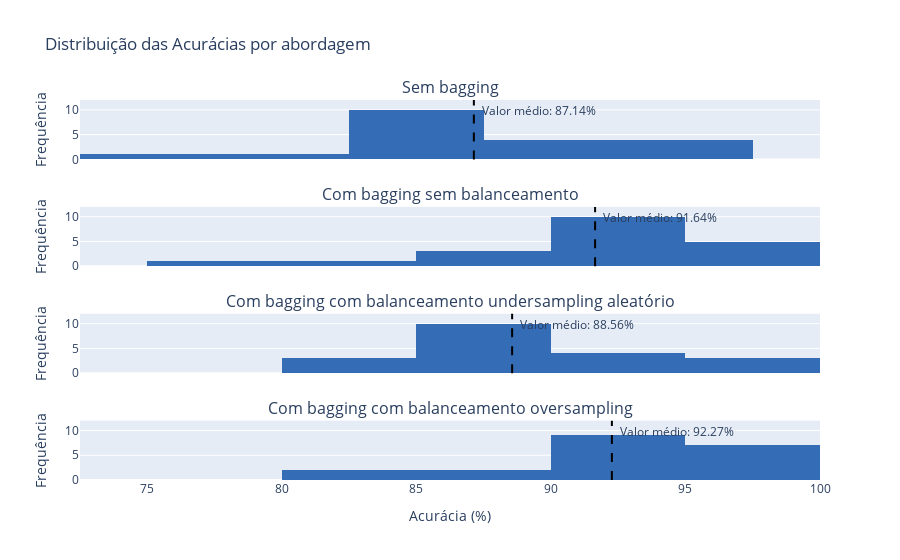

The notebook cell this image was saved under:
### Markdown cell above
## DT

### Code cell
with open('../data/processed/dt_res.pkl', 'rb') as file: 
    dt_res = pickle.load(file)

with open('../data/processed/dt_imb_bag_res.pkl', 'rb') as file: 
    dt_imb_bag_res = pickle.load(file)

with open('../data/processed/dt_bal_und_bag_res.pkl', 'rb') as file: 
    dt_bal_und_bag_res = pickle.load(file)

with open('../data/processed/dt_bal_ovr_bag_res.pkl', 'rb') as file: 
    dt_bal_ovr_bag_res = pickle.load(file)

dt_accs = {
    'Sem bagging': [v * 100 for v in dt_res['accuracies']],
    'Com bagging sem balanceamento': [v * 100 for v in dt_imb_bag_res['accuracies']],
    'Com bagging com balanceamento undersampling aleatório': [v * 100 for v in dt_bal_und_bag_res['accuracies']],
    'Com bagging com balanceamento oversampling': [v * 100 for v in dt_bal_ovr_bag_res['accuracies']],
}

plot_accuracies(dt_accs)

### Figure 1 — Plotly figure (JSON) as saved in the notebook; plotly's stock layout.template omitted (floating-point values rounded to 4 significant figures)
{"data": [{"marker": {"color": "#346CB5"}, "name": "Sem bagging", "type": "histogram", "x": [95.31, 93.75, 75, 89.06, 92.19, 84.38, 84.38, 93.75, 84.13, 80.95, 84.13, 88.89, 87.3, 87.3, 85.71, 87.3, 88.89, 93.65, 82.54, 84.13], "xaxis": "x", "yaxis": "y"}, {"marker": {"color": "#346CB5"}, "name": "Com bagging sem balanceamento", "type": "histogram", "x": [96.88, 93.75, 79.69, 96.88, 93.75, 87.5, 87.5, 95.31, 93.65, 90.48, 84.13, 95.24, 92.06, 93.65, 92.06, 95.24, 93.65, 92.06, 90.48, 88.89], "xaxis": "x2", "yaxis": "y2"}, {"marker": {"color": "#346CB5"}, "name": "Com bagging com balanceamento undersampling aleatório", "type": "histogram", "x": [95.31, 89.06, 81.25, 87.5, 89.06, 84.38, 92.19, 96.88, 85.71, 87.3, 80.95, 93.65, 85.71, 87.3, 85.71, 95.24, 90.48, 90.48, 87.3, 85.71], "xaxis": "x3", "yaxis": "y3"}, {"marker": {"color": "#346CB5"}, "name": "Com bagging com balanceamento oversampling", "type": "histogram", "x": [96.88, 95.31, 84.38, 95.31, 93.75, 92.19, 89.06, 98.44, 95.24, 90.48, 82.54, 96.83, 92.06, 92.06, 92.06, 95.24, 92.06, 92.06, 93.65, 85.71], "xaxis": "x4", "yaxis": "y4"}], "layout": {"annotations": [{"font": {"size": 16}, "showarrow": false, "text": "Sem bagging", "x": 0.5, "xanchor": "center", "xref": "paper", "y": 1, "yanchor": "bottom", "yref": "paper"}, {"font": {"size": 16}, "showarrow": false, "text": "Com bagging sem balanceamento", "x": 0.5, "xanchor": "center", "xref": "paper", "y": 0.7188, "yanchor": "bottom", "yref": "paper"}, {"font": {"size": 16}, "showarrow": false, "text": "Com bagging com balanceamento undersampling aleatório", "x": 0.5, "xanchor": "center", "xref": "paper", "y": 0.4375, "yanchor": "bottom", "yref": "paper"}, {"font": {"size": 16}, "showarrow": false, "text": "Com bagging com balanceamento oversampling", "x": 0.5, "xanchor": "center", "xref": "paper", "y": 0.1562, "yanchor": "bottom", "yref": "paper"}, {"showarrow": false, "text": "  Valor médio: 87.14%", "x": 87.14, "xanchor": "left", "xref": "x", "y": 1, "yanchor": "top", "yref": "y domain"}, {"showarrow": false, "text": "  Valor médio: 91.64%", "x": 91.64, "xanchor": "left", "xref": "x2", "y": 1, "yanchor": "top", "yref": "y2 domain"}, {"showarrow": false, "text": "  Valor médio: 88.56%", "x": 88.56, "xanchor": "left", "xref": "x3", "y": 1, "yanchor": "top", "yref": "y3 domain"}, {"showarrow": false, "text": "  Valor médio: 92.27%", "x": 92.27, "xanchor": "left", "xref": "x4", "y": 1, "yanchor": "top", "yref": "y4 domain"}], "autosize": true, "barmode": "overlay", "shapes": [{"line": {"color": "black", "dash": "dash"}, "type": "line", "x0": 87.14, "x1": 87.14, "xref": "x", "y0": 0, "y1": 1, "yref": "y domain"}, {"line": {"color": "black", "dash": "dash"}, "type": "line", "x0": 91.64, "x1": 91.64, "xref": "x2", "y0": 0, "y1": 1, "yref": "y2 domain"}, {"line": {"color": "black", "dash": "dash"}, "type": "line", "x0": 88.56, "x1": 88.56, "xref": "x3", "y0": 0, "y1": 1, "yref": "y3 domain"}, {"line": {"color": "black", "dash": "dash"}, "type": "line", "x0": 92.27, "x1": 92.27, "xref": "x4", "y0": 0, "y1": 1, "yref": "y4 domain"}], "showlegend": false, "title": {"text": "Distribuição das Acurácias por abordagem"}, "xaxis": {"anchor": "y", "autorange": true, "domain": [0, 1], "matches": "x4", "range": [72.5, 100], "showticklabels": false, "type": "linear"}, "xaxis2": {"anchor": "y2", "autorange": true, "domain": [0, 1], "matches": "x4", "range": [72.5, 100], "showticklabels": false, "type": "linear"}, "xaxis3": {"anchor": "y3", "autorange": true, "domain": [0, 1], "matches": "x4", "range": [72.5, 100], "showticklabels": false, "type": "linear"}, "xaxis4": {"anchor": "y4", "autorange": true, "domain": [0, 1], "range": [72.5, 100], "title": {"text": "Acurácia (%)"}, "type": "linear"}, "yaxis": {"anchor": "x", "domain": [0.8438, 1], "range": [0, 12], "title": {"text": "Frequência"}}, "yaxis2": {"anchor": "x2", "domain": [0.5625, 0.7188], "range": [0, 12], "title": {"text": "Frequência"}}, "yaxis3": {"anchor": "x3", "domain": [0.2812, 0.4375], "range": [0, 12], "title": {"text": "Frequência"}}, "yaxis4": {"anchor": "x4", "domain": [0, 0.1562], "range": [0, 12], "title": {"text": "Frequência"}}}}
